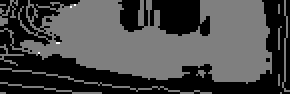
#> input picture resurssit/kahvipannumustavalko2.png, 145 x 47 px (shown 2 times larger)
$ python -i coffeedetection.py   (imports and definitions only)
#> lines starting #> are read from the running program, lines starting #| are printed output that depends on the picture; after the words box and inside, x2 and y2 are one past the last pixel; in counts of white or black regions, pixels touching at a corner belong together

import cv2
import os
import numpy as np
from typing import Tuple, Optional
from tensorflow import lite # Voi myös käyttää sitä toista tensorflow-runtime kirjastoa raspilla
from PIL import Image
from loguru import logger

coffee_color = np.array([15,15,15])
black = np.array([0,0,0])

kahvipannu_loc = os.path.join(os.getcwd(),"resurssit\\kahvipannumustavalko2.png")
AI_loc = os.path.join(os.getcwd(),"kahviAI.tflite")

# [1 line that did not run here, left out]
# [1 line not run here, left out]
# [1 line that did not run here, left out]
# [1 line that did not run here, left out]
# [1 line that did not run here, left out]

params = cv2.SimpleBlobDetector_Params()
params.minArea = 100

# [1 line not run here, left out]

class CoffeeFileNotFound(Exception):
    ...


# [21 lines left out: functions ClassifyImage, CheckIfImageHasCoffeeAI, not called in this run]

def CheckIfImageHasCoffee(image_path : str, showimage = False, print_val = False) -> bool:
    """Se metodi mikä oikeasti katsoo onko siellä kahvia vai ei"""
#> called with image_path = '../resurssit/kahvipannumustavalko2.png', showimage = False, print_val = False
    original = cv2.imread(image_path)
#> original is the input picture: shape (47, 145, 3); min 0, max 255, mean 71.9
    image = cv2.imread(image_path,0)
#> image: shape (47, 145); min 0, max 255, mean 71.9
    edges = cv2.Canny(image,20,200)
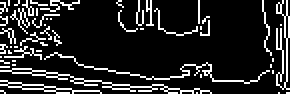
#> edges: shape (47, 145) (shown 2 times larger); 14.8% white in thin lines or dots
    try:
        mask = cv2.inRange(original, black, coffee_color)
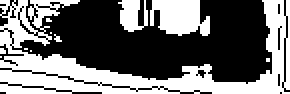
#> mask: shape (47, 145) (shown 2 times larger); 43.5% white; 11 white regions (8 under 20 px), largest, box (x1, y1, x2, y2) and area: (0, 0, 145, 47) 2369, (75, 0, 105, 18) 403, (59, 0, 74, 16) 160
    except cv2.error as e:
        raise CoffeeFileNotFound("Either the pattern or the source file wasn't found. Check paths etc.")

    alpha = 0.5
    beta = (1.0 - alpha)
    dst = np.uint8(alpha*(edges)+beta*(mask))
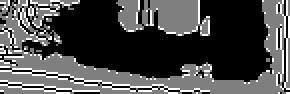
#> dst: shape (47, 145) (shown 2 times larger); min 0, max 255, mean 74.1


#> (the run stopped early here; a loop or call above may not have finished)
